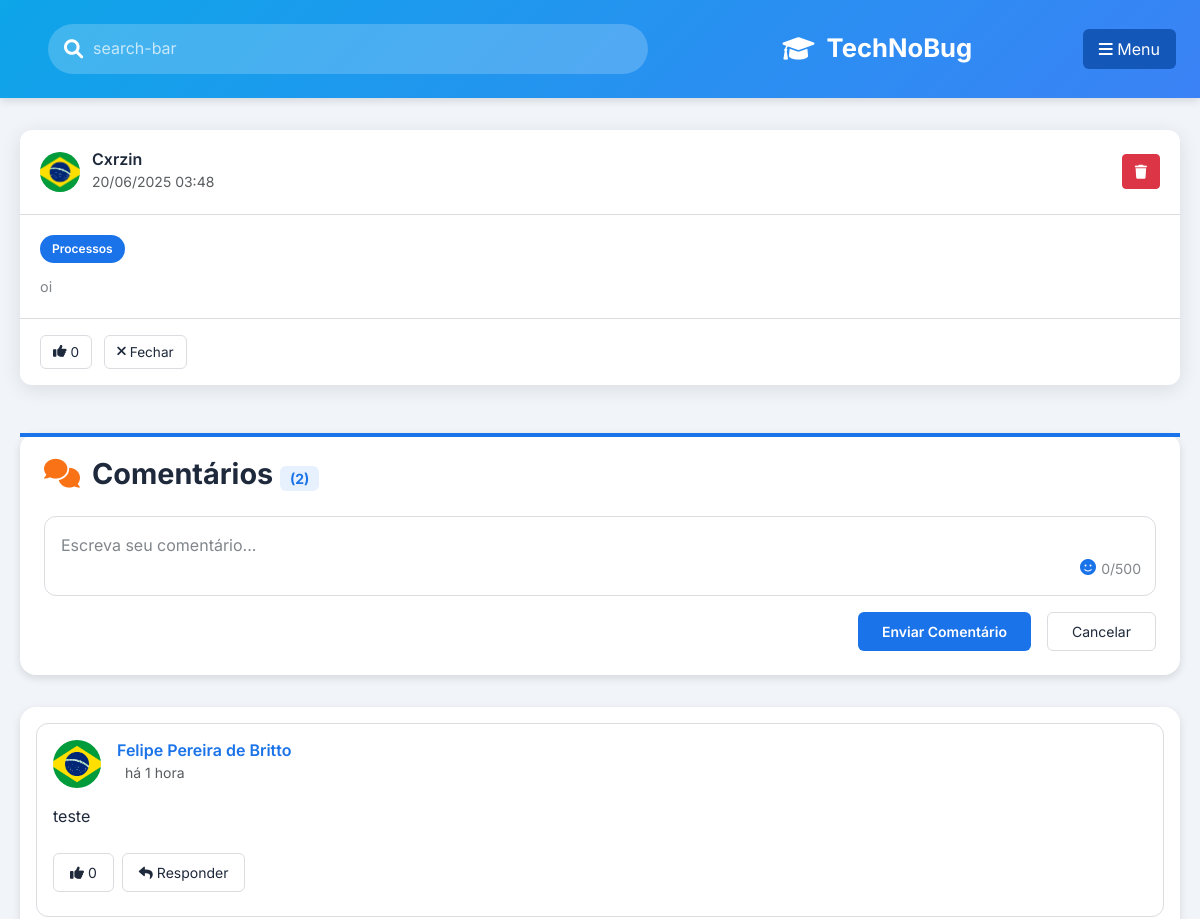
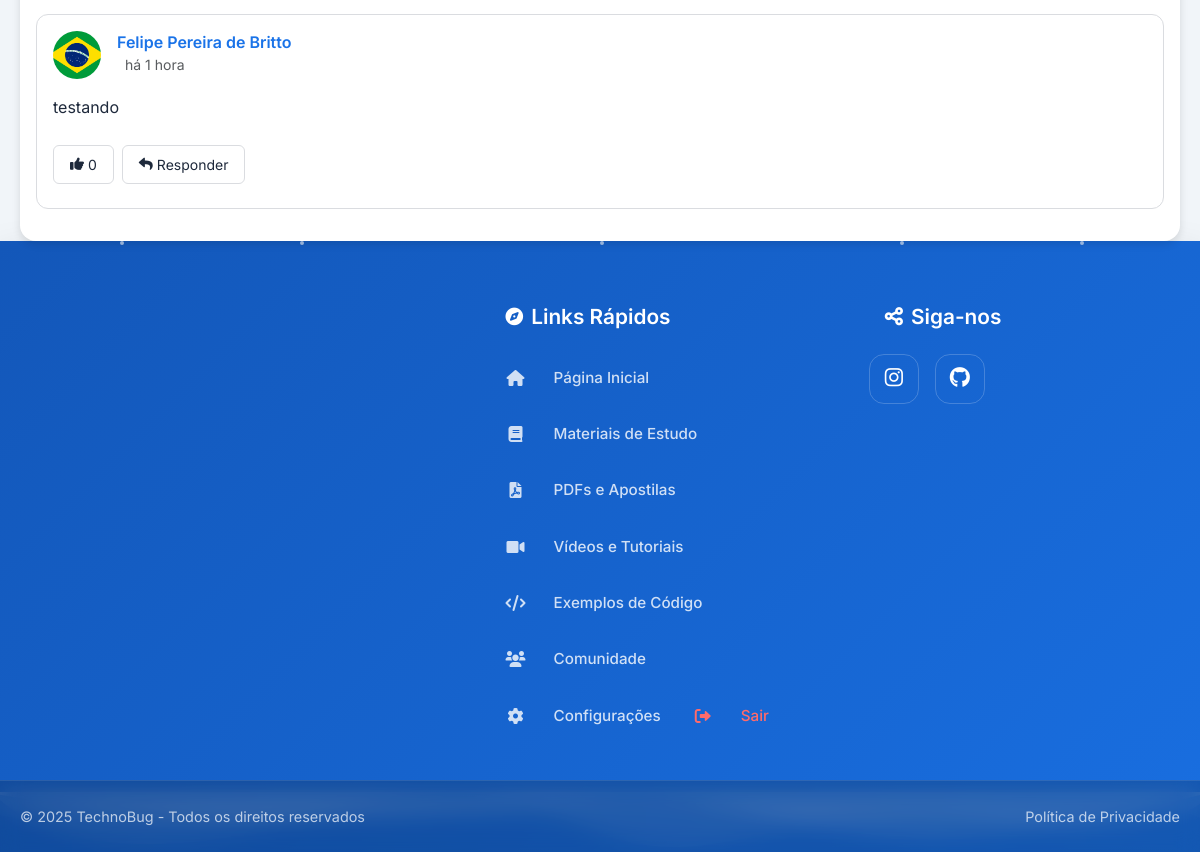
The app's page /post/2 (signed in) with its own data (2 pictures, top to bottom).
### backend/models.py (models this page shows)
class User(db.Model):
    id = db.Column(db.Integer, primary_key=True)
    username = db.Column(db.String(80), unique=True, nullable=False)
    email = db.Column(db.String(120), unique=True, nullable=False)
    password = db.Column(db.String(200))
    created_at = db.Column(db.DateTime, default=datetime.utcnow)
    is_admin = db.Column(db.Boolean, default=False)
    is_moderator = db.Column(db.Boolean, default=False)
    posts = db.relationship('Post', backref='author', lazy=True)
    comments = db.relationship('Comment', backref='author', lazy=True)
    likes = db.relationship('Like', backref='user', lazy=True)
    profile_pic = db.Column(db.String(120), default='default.png')

class Post(db.Model):
    id = db.Column(db.Integer, primary_key=True)
    content = db.Column(db.Text, nullable=False)
    created_at = db.Column(db.DateTime, default=datetime.utcnow)
    user_id = db.Column(db.Integer, db.ForeignKey('user.id'), nullable=False)
    category = db.Column(db.String(50), nullable=False)
    comments = db.relationship('Comment', backref='post', lazy=True, cascade="all, delete-orphan")
    likes = db.relationship('Like', backref='post', lazy=True)

class Comment(db.Model):
    id = db.Column(db.Integer, primary_key=True)
    content = db.Column(db.Text, nullable=False)
    created_at = db.Column(db.DateTime, default=datetime.utcnow)
    user_id = db.Column(db.Integer, db.ForeignKey('user.id'), nullable=False)
    post_id = db.Column(db.Integer, db.ForeignKey('post.id'), nullable=False)
    parent_id = db.Column(db.Integer, db.ForeignKey('comment.id'))
    replies = db.relationship('Comment', backref=db.backref('parent', remote_side=[id]), lazy=True)
    likes = db.relationship('Like', backref='comment', lazy=True)

### app.py (the view)
@app.route('/post/<int:post_id>', methods=['GET'])
def post_comments(post_id):
    user_id = session.get('user_id')
    if not user_id:
        flash('Por favor, faça login para acessar esta página.', 'error')
        return redirect(url_for('registroelogin'))
    user = db.session.get(User, user_id)
    if not user:
        session.clear()
        flash('Sua sessão expirou ou o usuário não existe mais.', 'error')
        return redirect(url_for('registroelogin'))
    post = Post.query.options(
        db.joinedload(Post.comments).joinedload(Comment.author),
        db.joinedload(Post.comments).joinedload(Comment.replies).joinedload(Comment.author)
    ).get_or_404(post_id)
    return render_template('post_comments.html', user=user, post=post)

### templates/post_comments.html (shortened to what this page needs)
<!DOCTYPE html>
<html lang="pt-BR">
<head>
    <link rel="stylesheet" href="https://cdnjs.cloudflare.com/ajax/libs/font-awesome/6.4.0/css/all.min.css">
    <link href="https://cdn.jsdelivr.net/npm/bootstrap@5.3.0/dist/css/bootstrap.min.css" rel="stylesheet">
    <link rel="stylesheet" href="https://cdn.jsdelivr.net/npm/emoji-picker-element@1.11.1/index.css">
    <link rel="stylesheet" href="{{ url_for('static', filename='css/post_comments.css') }}">
    <link rel="stylesheet" href="{{ url_for('static', filename='css/footer.css') }}">
</head>
<body>
    <header class="app-header">
        <div class="header-content">
            <div class="search-bar">
                <i class="fas fa-search"></i>
                <input type="text" placeholder="search-bar">
            </div>
            <div class="logo" onclick="window.location.href = '{{ url_for('telainicial') }}';" style="cursor: pointer;">
                <i class="fas fa-graduation-cap"></i>
                <span>TechNoBug</span>
            </div>
            <button class="btn menu-btn" type="button" data-bs-toggle="offcanvas" data-bs-target="#offcanvasMenu" aria-controls="offcanvasMenu">
                <i class="fas fa-bars"></i>
                <span>Menu</span>
            </button>
        </div>
    </header>
    <div class="container">
        <main class="main-content">
            <div class="post-card" data-post-id="{{ post.id }}" data-category="{{ post.category }}">
                <div class="post-header">
                    <div class="user-info">
                        <div class="profile-pic-preview">
                            {% if post.author.profile_pic and post.author.profile_pic != 'default.png' %}
                                <img class="profile-pic-img" src="{{ url_for('static', filename='Uploads/' + post.author.profile_pic) }}" alt="Foto de perfil" />
                            {% else %}
                                <div class="profile-pic-avatar">
                                    {{ post.author.username[0]|upper }}
                                </div>
                            {% endif %}
                        </div>
                        <div>
                            <h5 class="username">{{ post.author.username }}</h5>
                            <small class="text-muted">{{ post.created_at.strftime('%d/%m/%Y %H:%M') }}</small>
                        </div>
                    </div>
                    {% if post.user_id == user.id %}
                        <div class="post-actions">
                            <button class="btn btn-sm btn-danger delete-post" data-post-id="{{ post.id }}">
                                <i class="fas fa-trash"></i>
                            </button>
                        </div>
                    {% endif %}
                </div>
                <div class="post-content">
                    <div class="post-category-tag">{{ post.category }}</div>
                    <p>{{ post.content }}</p>
                </div>
                <div class="post-footer">
                    <button class="btn btn-sm btn-outline-primary like-btn" data-post-id="{{ post.id }}">
                        <i class="fas fa-thumbs-up"></i> <span class="like-count">0</span>
                    </button>
                    <a href="{{ url_for('telainicial') }}" class="btn btn-sm btn-outline-secondary close-comments">
                        <i class="fas fa-times"></i> Fechar
                    </a>
                </div>
            </div>
            <div class="post-creation-card comment-creation-card">
                <h2 class="section-title">
                    <i class="fas fa-comments"></i>
                    <span>Comentários <span class="comment-count">({{ post.comments|length }})</span></span>
                </h2>
                <form class="comment-form" data-post-id="{{ post.id }}">
                    <div class="mb-3 position-relative">
                        <textarea class="form-control comment-input" name="comment_content" rows="4" placeholder="Escreva seu comentário..." required></textarea>
                        <div class="char-counter">0/500</div>
                        <button type="button" class="emoji-btn" title="Adicionar Emoji"><i class="fas fa-smile"></i></button>
                    </div>
                    <div class="comment-form-footer">
                        <button type="submit" class="btn btn-sm btn-primary btn-publish">Enviar Comentário</button>
                        <button type="button" class="btn btn-sm btn-outline-secondary btn-cancel">Cancelar</button>
                    </div>
                </form>
            </div>
            <div class="comments-list">
                {% if post.comments %}
                    {% for comment in post.comments %}
                        <div class="comment" data-comment-id="{{ comment.id }}">
                            <div class="comment-wrapper">
                                <div class="comment-header d-flex align-items-center">
                                    <div class="avatar me-3">
    {% if user.profile_pic and user.profile_pic != 'default.png' %}
        <img src="{{ url_for('static', filename='uploads/' + user.profile_pic) }}" alt="Foto de perfil" class="profile-pic-img rounded-circle" style="width:48px;height:48px;object-fit:cover;">
    {% else %}
        <div class="avatar-initials bg-primary text-white rounded-circle d-flex justify-content-center align-items-center" style="width:48px;height:48px;font-size:1.7em;">
            {{ user.username[0]|upper }}
        </div>
    {% endif %}
</div>
                                    <div class="comment-meta">
                                        <h6 class="mb-0">
                                            {{ comment.author.username }}
                                        </h6>
                                        <small class="text-muted time-ago" data-original="{{ comment.created_at.strftime('%d/%m/%Y %H:%M') }}">{{ comment.created_at.strftime('%d/%m/%Y %H:%M') }}</small>
                                    </div>
                                </div>
                                <div class="comment-body">
                                    <p class="mb-2 comment-content">{{ comment.content }}</p>
                                </div>
                                <div class="comment-footer d-flex align-items-center gap-2">
                                    <button class="btn btn-sm btn-outline-primary comment-like-btn" data-comment-id="{{ comment.id }}">
                                        <i class="fas fa-thumbs-up"></i> <span class="like-count">0</span>
                                    </button>
                                    <button class="btn btn-sm btn-outline-secondary reply-btn" data-comment-id="{{ comment.id }}">
                                        <i class="fas fa-reply"></i> Responder
                                    </button>
                                </div>
                            </div>
                        </div>
                    {% endfor %}
                {% endif %}
            </div>
        </main>
    </div>
    {% include 'footer.html' %}
</body>
</html>

### static/css/footer.css (style rules this page uses)
:root { --primary: #1a73e8; --primary-light: #4a91ff; --primary-dark: #1357b9; --primary-transparent: rgba(26, 115, 232, 0.1); --secondary: #202124; --secondary-light: #3c4043; --secondary-dark: #141517; --accent: #ff4444; --light: #ffffff; --light-gray: #f1f3f4; --medium-gray: #dadce0; --dark-gray: #80868b; --dark: #202124; --font-primary: 'Inter', system-ui, -apple-system, sans-serif; --gradient-primary: linear-gradient(135deg, #667eea 0%, #764ba2 100%); --gradient-secondary: linear-gradient(135deg, #f093fb 0%, #f5576c 100%); --gradient-tertiary: linear-gradient(135deg, #4facfe 0%, #00f2fe 100%); --shadow-soft: 0 10px 30px rgba(0, 0, 0, 0.1); --shadow-medium: 0 15px 35px rgba(0, 0, 0, 0.15); --shadow-strong: 0 20px 40px rgba(0, 0, 0, 0.2); }
.profile-pic-preview { width: 40px; height: 40px; display: flex; align-items: center; justify-content: center; overflow: hidden; }
.profile-pic-img { width: 100%; height: 100%; object-fit: cover; border-radius: 50%; }
* { margin: 0; padding: 0; box-sizing: border-box; }
body { font-family: var(--font-primary); line-height: 1.6; }
.container { max-width: 1200px; margin: 0 auto; padding: 0 20px; }

### records on screen
User: profile_pic (picture), author.username "Cxrzin"
Post: created_at "20/06/2025 03:48", category "Processos", content "oi"
Comment: profile_pic (picture), author.username "Felipe Pereira de Britto", content "teste"
Comment: profile_pic (picture), author.username "Felipe Pereira de Britto", content "testando"

### other values on screen
{{ post.comments|length }} "2"
